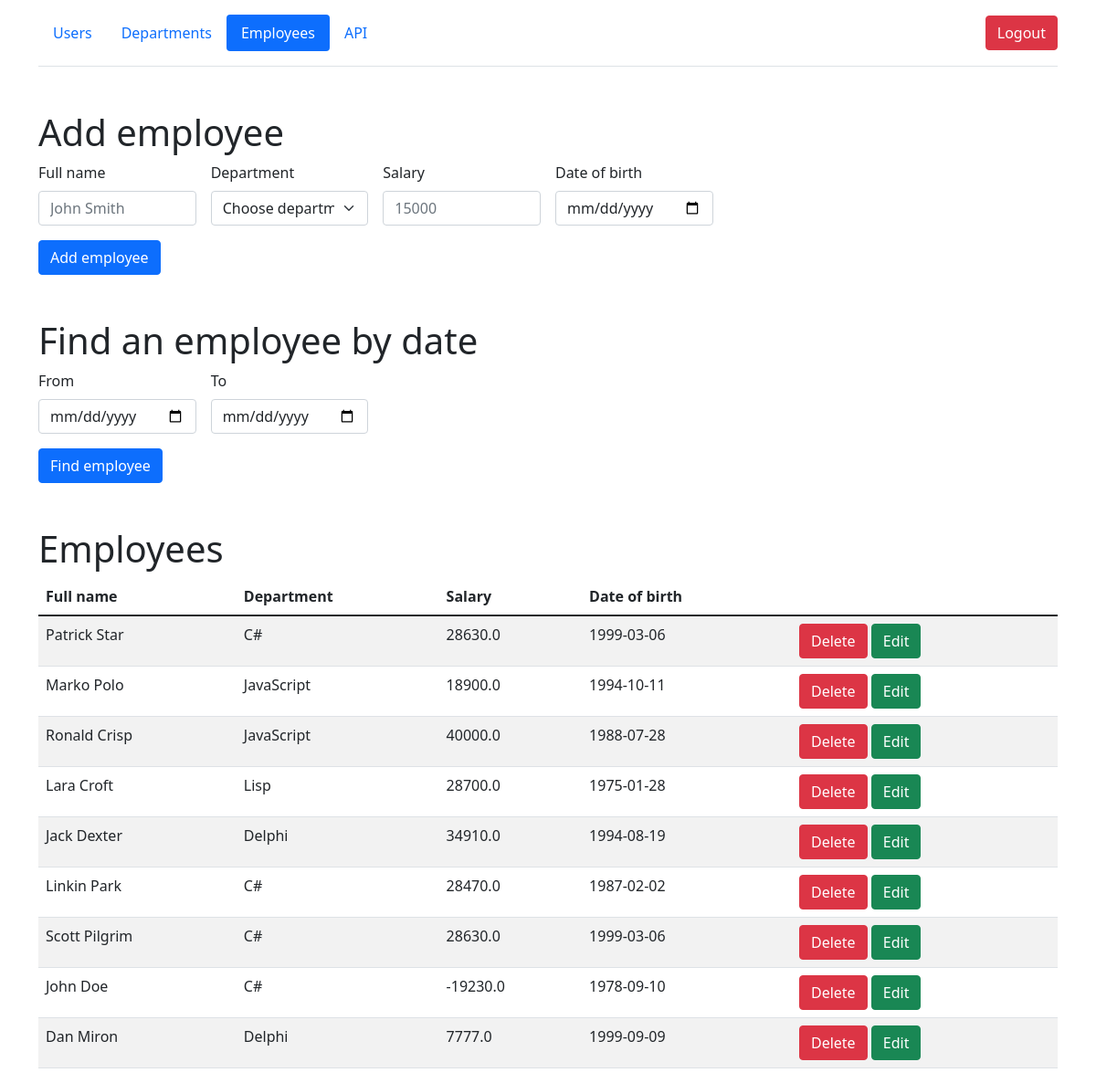
Before: /employees (signed in) with the older database file.
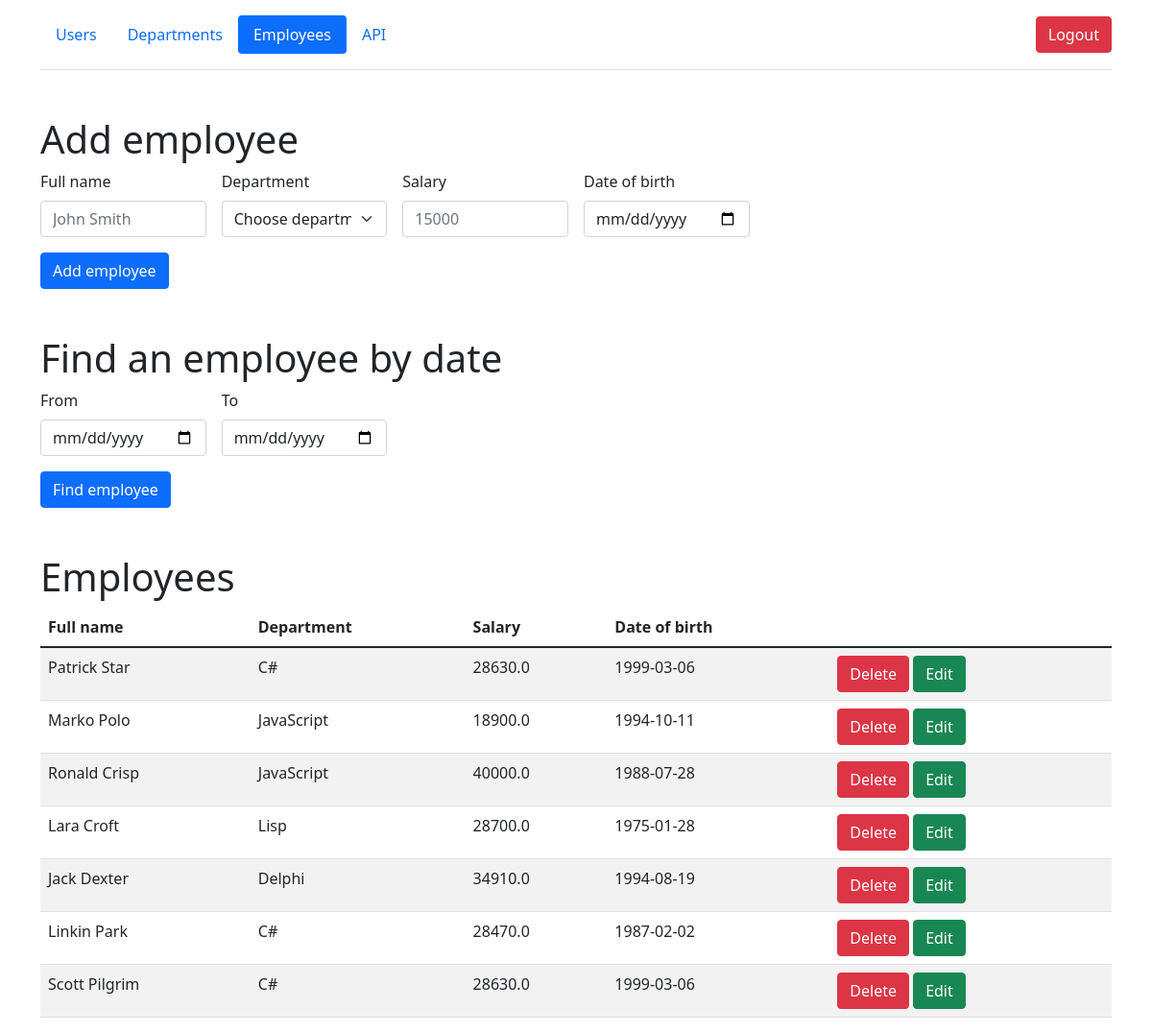
After: the same page with the newer database file.
### models/employees.py (models this page shows, shortened)
class Employees(db.Model):
    __table_args__ = {'extend_existing': True}
    id = db.Column(db.Integer, primary_key=True)
    department = db.Column(db.String(50), nullable=False)
    name = db.Column(db.String(50), nullable=False)
    birth_date = db.Column(db.Date, nullable=False)
    salary = db.Column(db.Float, nullable=False)

### views/views_employees.py (the view, shortened to what this page needs)
@api_employees.route('/employees', methods=['POST', 'GET'])
@login_required
def employees_page():
    departments = Departments.query.all()
    employees = Employees.query.all()
    if session.get('user') == ADMIN:
        return render_template('employees.html', employees=employees, departments=departments)
    return render_template('employees_for_users.html', employees=employees, departments=departments)

### views/views_employees.py (called while the page is built)
@api_employees.before_request
def check_session():
    users = User.query.filter_by(login=session.get('user')).all()
    if users:
        login_user(users[0])
        session.permanent = False
    else:
        return redirect('/')

### templates/employees.html (shortened to what this page needs)
{% extends 'base.html' %}
{% block body %}
<div class="container">
        <header class="d-flex flex-wrap align-items-center justify-content-center justify-content-md-between py-3 mb-4 border-bottom">
          <ul class="nav nav-pills">
              <li class="nav-item"><a href="/users" class="nav-link">Users</a></li>
            <li class="nav-item"><a href="/departments" class="nav-link">Departments</a></li>
            <li class="nav-item"><a href="/employees" class="nav-link active">Employees</a></li>
              <li class="nav-item"><a href="/api_list" class="nav-link">API</a></li>
          </ul>
            <div class="col-md-3 text-end">
                <a href="/logout">
                    <button type="button" class="btn btn-danger">Logout</button>
                </a>
              </div>
        </header>
      </div>
 <div class="container mt-5">
        <h1>Add employee</h1>
      <form method="post" class="row g-3 needs-validation" novalidate>
                <div class="col-md-2">
                  <label for="validationCustom01" class="form-label">Full name</label>
                  <input type="text"  name="name" class="form-control" id="validationCustom01" placeholder="John Smith" required>
                </div>
                <div class="col-md-2">
                  <label for="validationCustom04" class="form-label">Department</label>
                  <select name="department" class="form-select" id="validationCustom04" required>
                    <option selected disabled value="">Choose department</option>
                  </select>
                </div>
                <div class="col-md-2">
                  <label for="validationCustom05" class="form-label">Salary</label>
                  <input name="salary" type="text" class="form-control" id="validationCustom05" placeholder="15000" required>
                </div>
                  <div class="col-md-2">
                    <label for="validationCustom05" class="form-label">Date of birth</label>
                    <input name="birth_date" id="validationCustom06" type="date" class="form-control">
                  </div>
              <div class="col-12">
                <button class="btn btn-primary" type="submit">Add employee</button>
              </div>
      </form>
 </div>
<div class="container mt-5">
    <h1>Find an employee by date</h1>
     <form id="find_by_date" method="post" class="row g-3 needs-validation" novalidate>
        <div class="col-md-2">
                    <label for="validationCustom05" class="form-label">From</label>
                    <input name="From" id="validationCustom0" type="date" class="form-control">
        </div>
         <div class="col-md-2">
                    <label for="validationCustom05" class="form-label">To</label>
                    <input name="To" id="validationCustom1" type="date" class="form-control">
        </div>
         <div class="col-12">
                <button class="btn btn-primary" type="submit">Find employee</button>
              </div>
     </form>
</div>
<div class="container mt-5">
    <h1>Employees</h1>
        <table id="data" class="table table-striped">
            <thead>
              <tr>
                <th>Full name</th>
                  <th>Department</th>
                  <th>Salary</th>
                  <th>Date of birth</th>
                  <th></th>
              </tr>
            </thead>
            <tbody>
              {% for emp in employees %}
              {% if emp.id == id %}
                  <form method="post" class="row g-3 needs-validation" novalidate>
                            <tr>
                                  <td><input type="text"  name="new_name" class="form-control" id="validationCustom08" value="{{ emp.name }}" required></td>
                                  <td><select name="new_department" class="form-select" id="validationCustom09"  required>
                                    <option selected >{{ emp.department }}</option>
                                      {% for dnt in departments %}
                                        {% if dnt.department != emp.department %}
                                          <option>{{ dnt.department }}</option>
                                        {% endif %}
                                      {% endfor %}
                                  </select></td>
                                    <td><input name="new_salary" type="text" class="form-control" id="validationCustom10" value="{{ emp.salary }}" required></td>
                                    <td><input name="new_birth_date" id="validationCustom11" type="date" class="form-control" value="{{ emp.birth_date }}"></td>
                                    <td>
                                 <a href="/employees" class="btn btn-danger">Cancel</a>
                                <button class="btn btn-success" type="submit">Change</button>
                                </td>
                         </tr>
                  </form>
              {% else %}
                <tr>
                  <td>{{ emp.name }}</td>
                  <td>{{ emp.department }}</td>
                    <td>{{ emp.salary }}</td>
                    <td>{{ emp.birth_date }}</td>
                    <td>
                 <a href="/employees/{{ emp.id }}/del" class="btn btn-danger">Delete</a>
                <a href="/employees/{{ emp.id }}/edit" class="btn btn-success">Edit</a>
              </td>
                </tr>
                {% endif %}
              {% endfor %}
            </tbody>
        </table>
</div>
{% endblock %}

### templates/base.html (shortened to what this page needs)
<!doctype html>
<html lang="en">
<head>
    <link rel="stylesheet" href="https://cdn.jsdelivr.net/npm/bootstrap@5.1.3/dist/css/bootstrap.min.css">
    <link href="/examples/vendors/bootstrap-datetimepicker/css/bootstrap-datetimepicker.min.css" rel="stylesheet">
</head>
<body>
    {% block body %}{% endblock %}
</body>
</html>

Changed rows visible on the page:
removed Employees: name "John Doe", department "C#", salary "-19230.0", birth_date "1978-09-10"
removed Employees: name "Dan Miron", department "Delphi", salary "7777.0", birth_date "1999-09-09"
